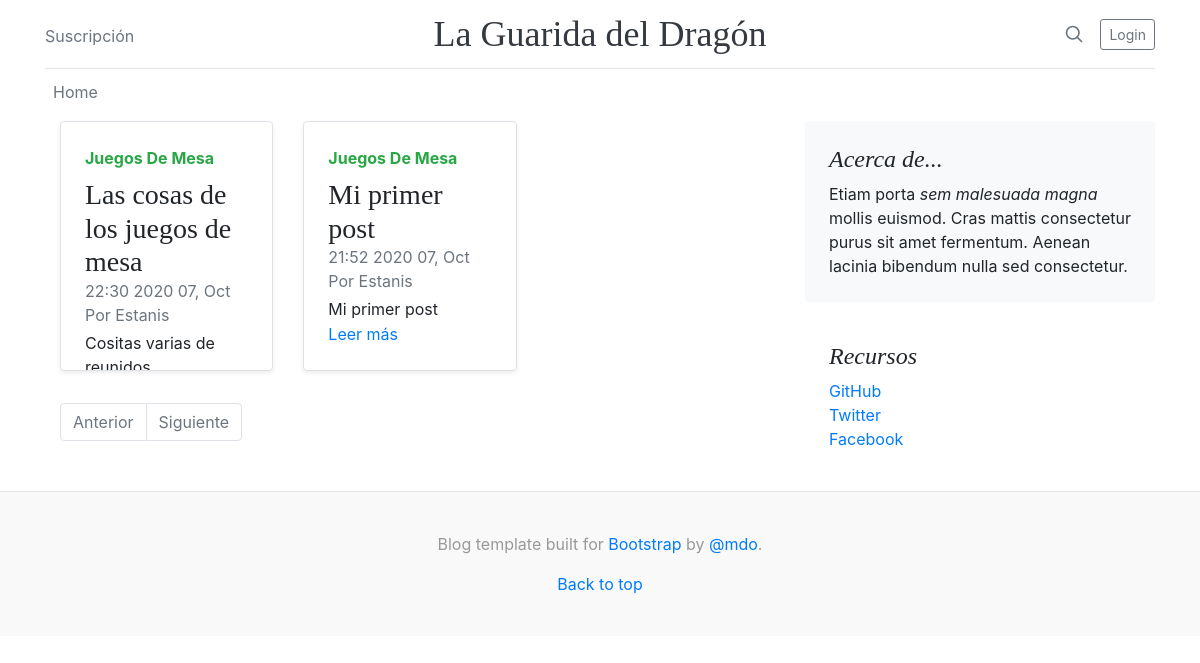
The page /blog/ on the database as committed earlier.
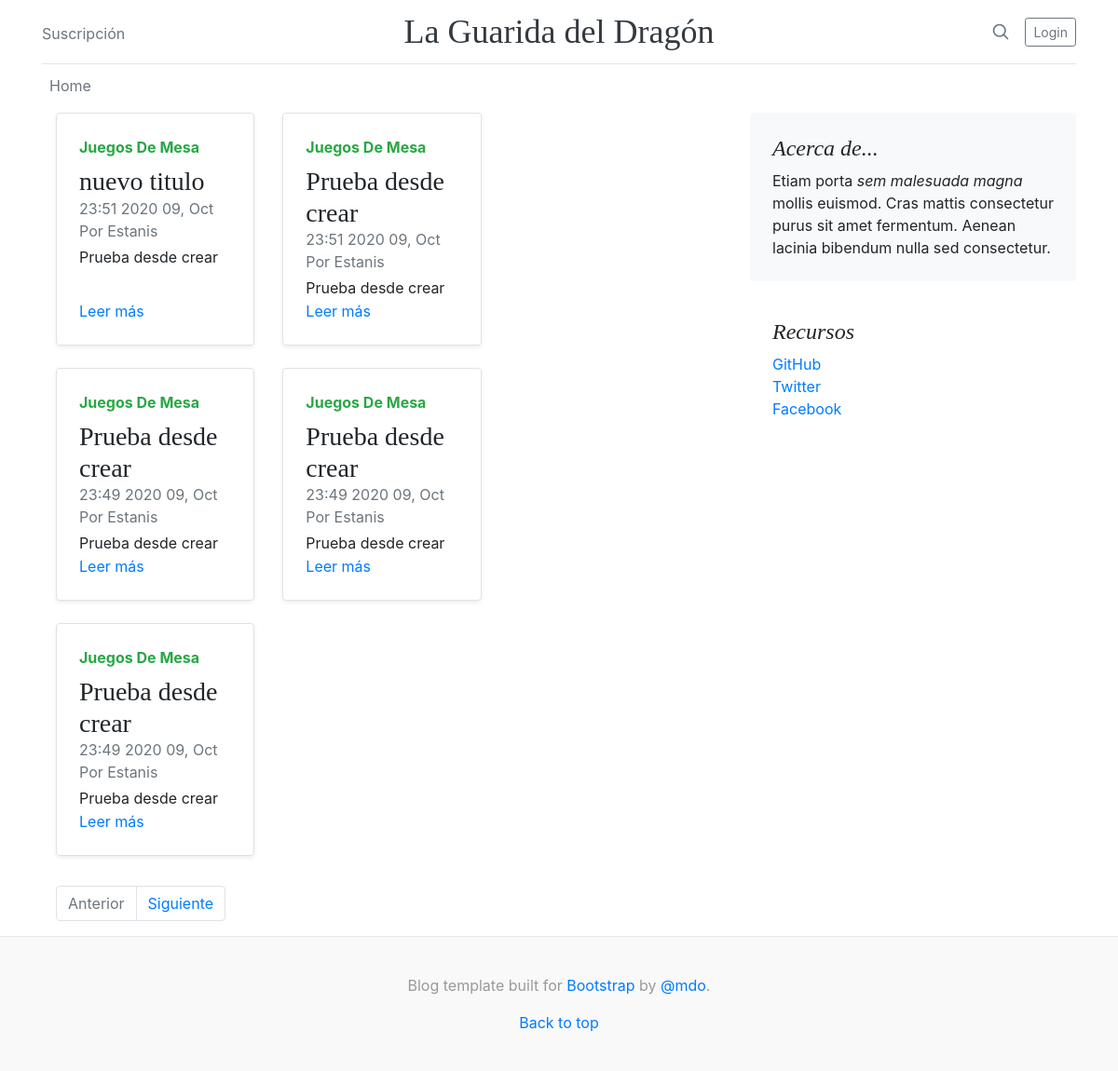
The same page on the database as committed later.
### blog_app/models.py (models this page shows, shortened)
class Post(models.Model):
    titulo = models.CharField(max_length=255)
    autor = models.ForeignKey(Usuario, on_delete=models.CASCADE)
    descripcion = models.CharField(max_length=125)
    fecha = models.DateTimeField(auto_now_add=True)
    contenido = models.TextField()
    categoria = models.ForeignKey(Categoria, related_name='post_categoria',
                                  on_delete=models.CASCADE, default=1)
    image = models.ImageField("Image", blank=True, null=True, upload_to="media/post/imagenes")
    class Meta:
        ordering = ['-id']

class Categoria(models.Model):
    name = models.CharField(max_length=255)
    def __str__(self):
        return self.name
    class Meta:
        verbose_name_plural = "Categorias"

class Usuario(AbstractUser):
    pass

### blog_app/views.py (the view)
# urls.py: path('', views.index.as_view(), name='index'),
class index(View):
    def get(self, request,**kwargs):
        lista_post = Post.objects.all()
        paginator = Paginator(lista_post, 5)  # Muestra 5 post por pagina.
        page_number = request.GET.get('page')
        page_obj = paginator.get_page(page_number)
        return render(request, "index.html", {"page_obj": page_obj})

### templates/index.html (shortened to what this page needs)
{% extends 'base.html'%}
{%block contenido%}
 <div class="col-md-8 blog-main">
    <div class="row mb-2">
        {%for post in page_obj%}
        <div class="col-md-6">
            <div class="row no-gutters border rounded overflow-hidden flex-md-row mb-4 shadow-sm h-md-250 position-relative">
                <div class="col p-4 d-flex flex-column position-static">
                    <strong class="d-inline-block mb-2 text-success">{{post.categoria| title}}</strong>
                    <h3 class="mb-0">{{post.titulo|truncatechars:40}}</h3>
                    <div class="mb-1 text-muted">{{post.fecha|date:'H:i Y d, M' }} Por {{post.autor.username}}</div>
                    <p class="mb-auto">{{post.descripcion|truncatechars:120}}</p>
                    <a href="" class="stretched-link">Leer más</a>
                </div>
            </div>
        </div>
        {%endfor%}
    </div>
    <ul class="pagination">
        {% if page_obj.has_previous %}
        <li>
            <a class="page-link" href="?page={{ page_obj.previous_page_number }}">Anterior</a>
        </li>
        {% else %}
        <li class="page-item disabled"><span class="page-link disabled">Anterior</span></li>
        {% endif %}
        {% if page_obj.has_next %}
        <li class="page-item"><a class="page-link" href="?page={{ page_obj.next_page_number }}">Siguiente</a></li>
        {% else %}
        <li class="page-item disabled"><span class="page-link">Siguiente</span></li>
        {% endif %}
    </ul>
</div>
{%endblock%}

Rows that differ between the two databases and show on the page:
no longer on this page (row unchanged): Post: categoria "Juegos De Mesa", titulo "Las cosas de los juegos de mesa", fecha "22:30 2020 07, Oct", autor.username "Estanis", descripcion "Cositas varias de…"
no longer on this page (row unchanged): Post: categoria "Juegos De Mesa", titulo "Mi primer post", fecha "21:52 2020 07, Oct", autor.username "Estanis", descripcion "Mi primer post"
added Post: categoria "Juegos De Mesa", titulo "nuevo titulo", fecha "23:51 2020 09, Oct", autor.username "Estanis", descripcion "Prueba desde crear"
added Post: categoria "Juegos De Mesa", titulo "Prueba desde crear", fecha "23:51 2020 09, Oct", autor.username "Estanis", descripcion "Prueba desde crear"
added Post: categoria "Juegos De Mesa", titulo "Prueba desde crear", fecha "23:49 2020 09, Oct", autor.username "Estanis", descripcion "Prueba desde crear"
added Post: categoria "Juegos De Mesa", titulo "Prueba desde crear", fecha "23:49 2020 09, Oct", autor.username "Estanis", descripcion "Prueba desde crear"
added Post: categoria "Juegos De Mesa", titulo "Prueba desde crear", fecha "23:49 2020 09, Oct", autor.username "Estanis", descripcion "Prueba desde crear"
